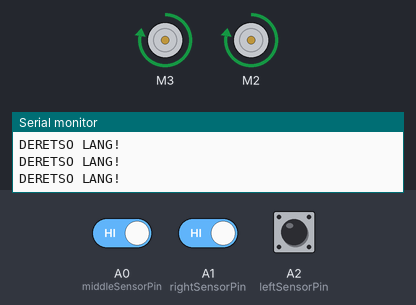
Bench run of a sketch on a simulated Arduino Uno, built with avr-gcc and run on an emulated ATmega328P. On the bench: 2 × DC motor (green arrow = forward, orange = backward, longer = faster), the last lines printed to the serial monitor. The inputs (shaded band) are chosen by the test bench; at power-on: A1 (rightSensorPin) HIGH, A2 (leftSensorPin) HIGH, A0 (middleSensorPin) HIGH.

Above: at 1.2 s.
1.3 s: A1 (rightSensorPin) driven LOW
At 2.0 s:
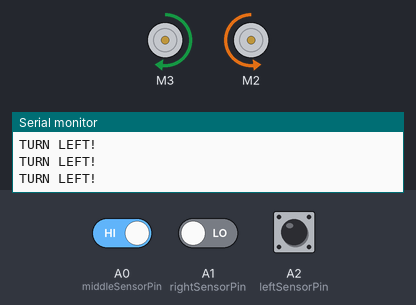
2.8 s: A2 (leftSensorPin) driven LOW
At 3.1 s:
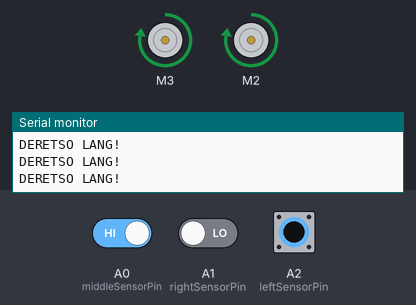
5.8 s: A0 (middleSensorPin) driven LOW
At 7.0 s:
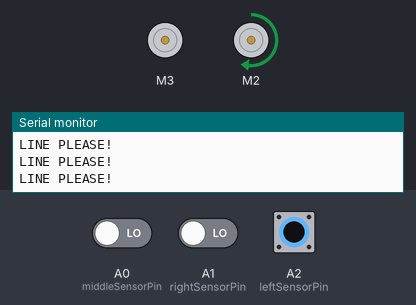
7.3 s: A1 (rightSensorPin) driven HIGH
At 8.1 s:
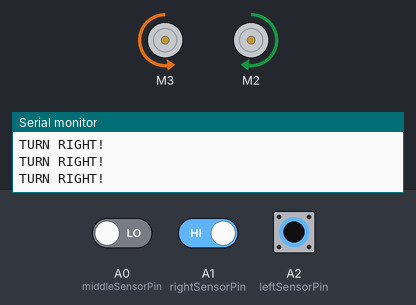
8.8 s: A2 (leftSensorPin) driven HIGH
At 10.0 s:
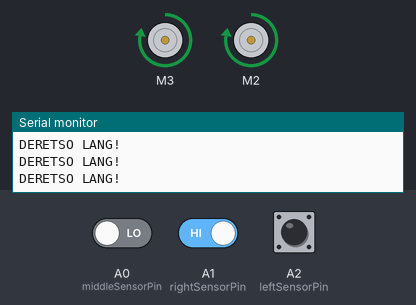
10.3 s: A2 (leftSensorPin) pulsed LOW 2 times (0.12 s each, 0.3 s apart)
At 10.53 s:
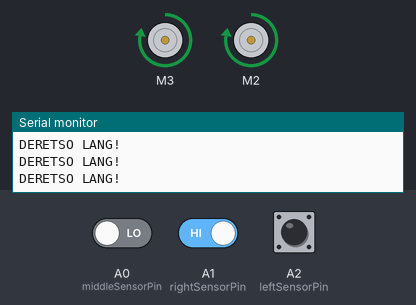
Timing chart, 0 to 13.3 s (numbered marks = the images above; inputs shaded):
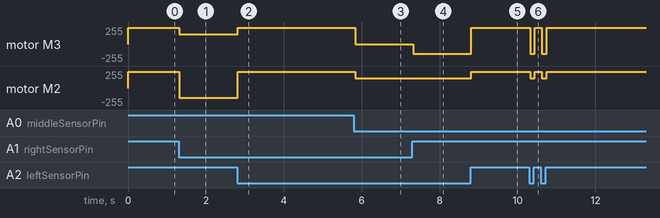

Measured:
- after the input at 1.3 s, motor M3: forward 244/255 → forward 144/255 at once; motor M2: forward 244/255 → backward 144/255 at once
- after the input at 2.8 s, motor M3: forward 144/255 → forward 244/255 at once; motor M2: backward 144/255 → forward 244/255 at once
- after the input at 5.8 s, motor M3: forward 244/255 → stopped at once; motor M2: forward 244/255 → forward 144/255 at once
- after the input at 7.3 s, motor M3: stopped → backward 144/255 at once
- after the input at 8.8 s, motor M3: backward 144/255 → forward 244/255 at once; motor M2: forward 144/255 → forward 244/255 at once
- after the input at 10.3 s, motor M3: alternates forward 244/255 for 0.19 s and backward 144/255 for 0.12 s, 4 changes in all, then stays forward 244/255, starting at once; motor M2: alternates forward 244/255 for 0.19 s and forward 144/255 for 0.12 s, 4 changes in all, then stays forward 244/255, starting at once

The sketch:

follower.ino
```cpp
#include <AFMotor.h>

// motors
AF_DCMotor left(2);
AF_DCMotor right(3);

// sensor pins
int leftSensorPin = A2;
int rightSensorPin = A1;
int middleSensorPin = A0;

int leftVal;    // 1 kapag walang nadetect, 0 kapag meron
int rightVal;   // 1 kapag walang nadetect, 0 kapag meron
int centerVal;  // 1 kapag walang nadetect, 0 kapag meron

// speed adjustments
int mainSpeed = 500;
int turnSpeed = 400;

void setup() {
  Serial.begin(9600);

  pinMode(leftSensorPin, INPUT);
  pinMode(rightSensorPin, INPUT);
  pinMode(middleSensorPin, INPUT);

  right.setSpeed(mainSpeed);
  left.setSpeed(mainSpeed);
}

void loop() {
  goEugene();
}

void goEugene() {
  leftVal = digitalRead(leftSensorPin);      // 1 kapag walang nadetect, 0 kapag meron
  rightVal = digitalRead(rightSensorPin);    // 1 kapag walang nadetect, 0 kapag meron
  centerVal = digitalRead(middleSensorPin);  // 1 kapag walang nadetect, 0 kapag meron

  // 000
  if (leftVal == 0 && centerVal == 0 && rightVal == 0) {
    Serial.println("LINE PLEASE!");

    left.run(FORWARD);
    left.setSpeed(turnSpeed);

    right.run(RELEASE);
    right.setSpeed(0);
  }
  // 010
  else if (leftVal == 0 && centerVal == 1 && rightVal == 0) {
    Serial.println("DERETSO LANG!");

    left.run(FORWARD);
    left.setSpeed(mainSpeed);

    right.run(FORWARD);
    right.setSpeed(mainSpeed);
  }

  // 100
  else if (leftVal == 1 && centerVal == 0 && rightVal == 0) {
    Serial.println("TURN LEFT!");

    left.run(BACKWARD);
    left.setSpeed(turnSpeed);

    right.run(FORWARD);
    right.setSpeed(turnSpeed);
  }

  // 001
  else if (leftVal == 0 && centerVal == 0 && rightVal == 1) {
    Serial.println("TURN RIGHT!");

    left.run(FORWARD);
    left.setSpeed(turnSpeed);

    right.run(BACKWARD);
    right.setSpeed(turnSpeed);
  }

  //011
  else if (leftVal == 0 && centerVal == 1 && rightVal == 1) {
    Serial.println("TURN RIGHT!");

    left.run(FORWARD);
    left.setSpeed(turnSpeed);

    right.run(BACKWARD);
    right.setSpeed(turnSpeed);
  }

  //110
  else if (leftVal == 1 && centerVal == 1 && rightVal == 0) {
    Serial.println("TURN LEFT!");

    left.run(BACKWARD);
    left.setSpeed(turnSpeed);

    right.run(FORWARD);
    right.setSpeed(turnSpeed);
  }

  //101
  else if (leftVal == 1 && centerVal == 0 && rightVal == 1) {
    Serial.println("DERETSO LANG!");

    left.run(FORWARD);
    left.setSpeed(mainSpeed);

    right.run(FORWARD);
    right.setSpeed(mainSpeed);
  }

  //111
  else if (leftVal == 1 && centerVal == 1 && rightVal == 1) {
    Serial.println("DERETSO LANG!");

    left.run(FORWARD);
    left.setSpeed(mainSpeed);

    right.run(FORWARD);
    right.setSpeed(mainSpeed);
  }
}

// // deretso lang
// if (leftVal == !Black && centerVal == !Black && rightVal == !Black) {
//   Serial.println("DERETSO LANG!");

//   left.run(FORWARD);
//   right.run(FORWARD);
// }

// // turn left
// if (leftVal == Black && centerVal == !Black && rightVal == !Black) {
//   Serial.println("TURN LEFT!");

//   left.run(BRAKE);
//   right.run(FORWARD);
// }

// // turn right
// if (leftVal == !Black && centerVal == !Black && rightVal == Black) {
//   Serial.println("TURN RIGHT!");

//   left.run(FORWARD);
//   right.run(BRAKE);
// }
```
